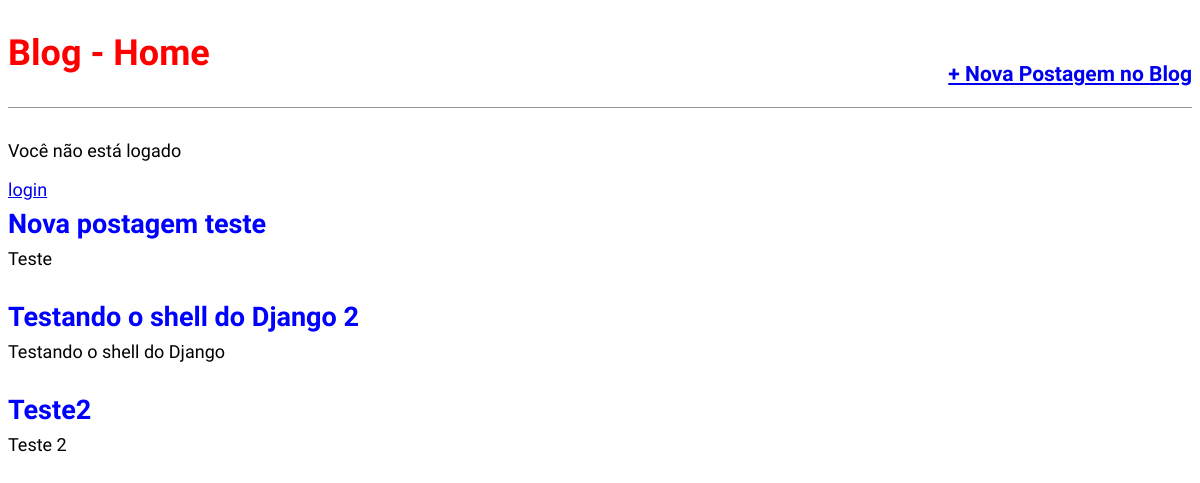
The app's page /, older data.
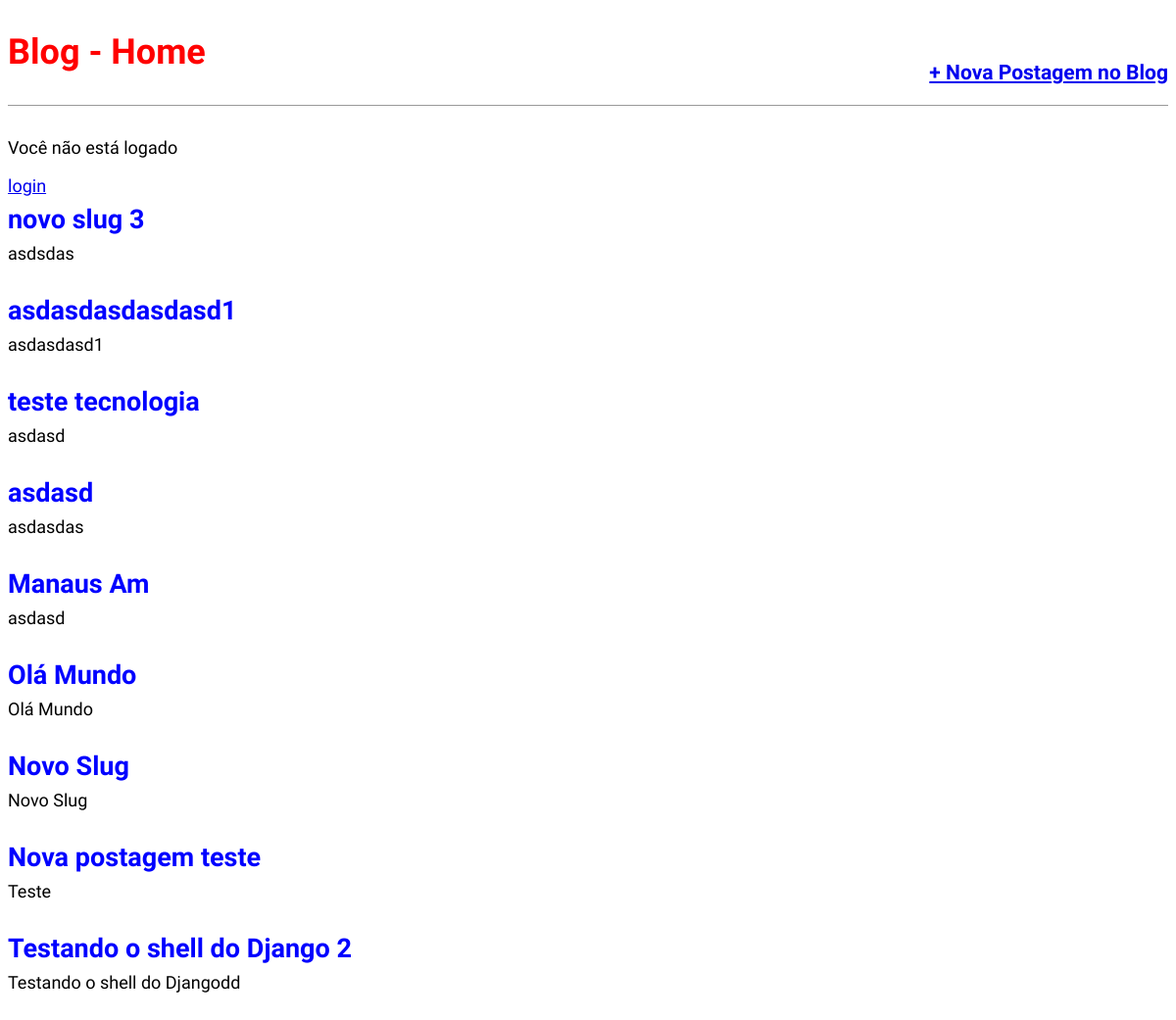
The same page, newer data.
### blog/models.py (models this page shows, shortened)
class Post(models.Model):
    STATUS = (
        ('rascunho','Rascunho'),
        ('publicado','Publicado'),
    )
    titulo = models.CharField(max_length=250)
    slug   = models.SlugField(max_length=250)#https://site.com/noticias/campeonato-brasileiro-2020/01/02/2020
    autor  = models.ForeignKey(User,
                               on_delete=models.CASCADE)
    conteudo  = models.TextField()
    publicado = models.DateTimeField(default=timezone.now)
    criado    = models.DateTimeField(auto_now_add=True)
    alterado  = models.DateTimeField(auto_now=True)
    status    = models.CharField(max_length=10,
                                 choices=STATUS,
                                 default='rascunho')
    objects   = models.Manager()
    published = PublishedManager()
    def get_absolute_url(self):
        return reverse('post_detail',args=[self.slug])
    class Meta:
        ordering = ('-publicado',)

### blog/views.py (the view)
# urls.py: path('', views.BlogListView.as_view(),name='home'),
class BlogListView(ListView):
    model = Post
    template_name = 'blog/home.html'

### blog/templates/blog/home.html (shortened to what this page needs)
{% extends 'base.html' %}
{% block content %}
    {% for post in object_list %}
        <div class="post-entry">
            <h2><a href="{{post.get_absolute_url}}">{{ post.titulo }}</a></h2>
            <p>{{ post.conteudo }} </p>
        </div>
    {% endfor %}
{% endblock content %}

Row changes from the older to the newer data that the page shows:
removed Post: titulo "Teste2", conteudo "Teste 2"
added Post: titulo "novo slug 3", conteudo "asdsdas"
added Post: titulo "asdasdasdasdasd1", conteudo "asdasdasd1"
added Post: titulo "teste tecnologia", conteudo "asdasd"
added Post: titulo "asdasd", conteudo "asdasdas"
added Post: titulo "Manaus Am", conteudo "asdasd"
added Post: titulo "Olá Mundo", conteudo "Olá Mundo"
added Post: titulo "Novo Slug", conteudo "Novo Slug"
changed Post "Testando o shell do Django 2": conteudo "Testando o shell do Django" → "Testando o shell do Djangodd"
